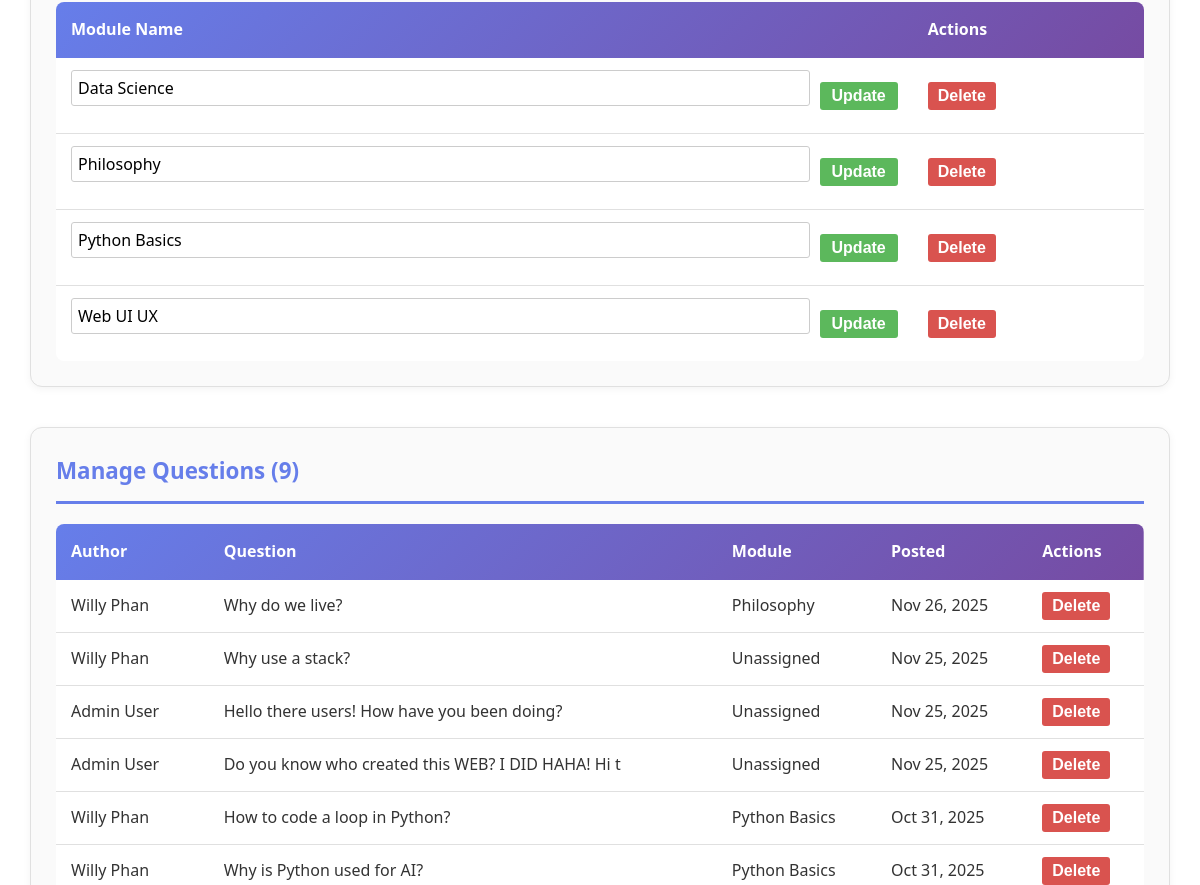
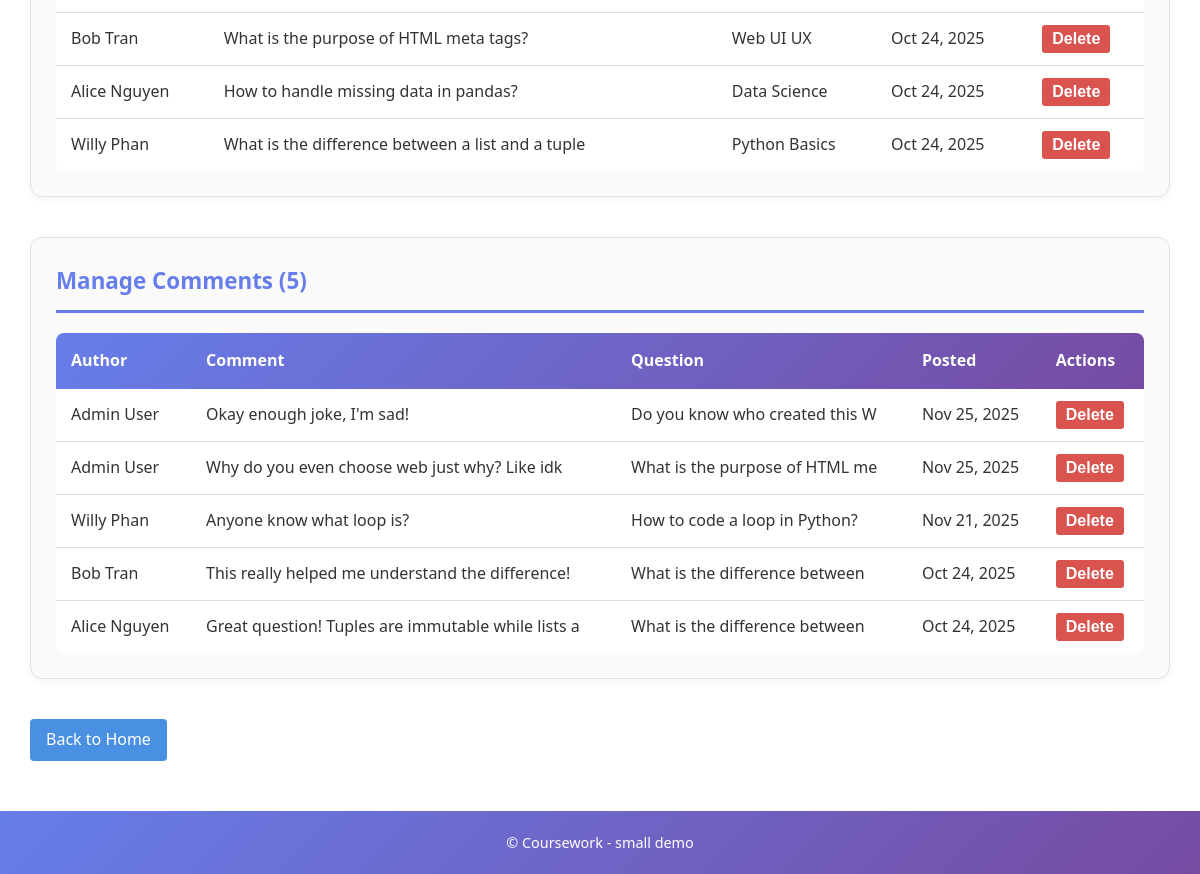
Before: /admin/admin_panel.php (signed in, lower part) with the older database file (2 pictures, top to bottom).
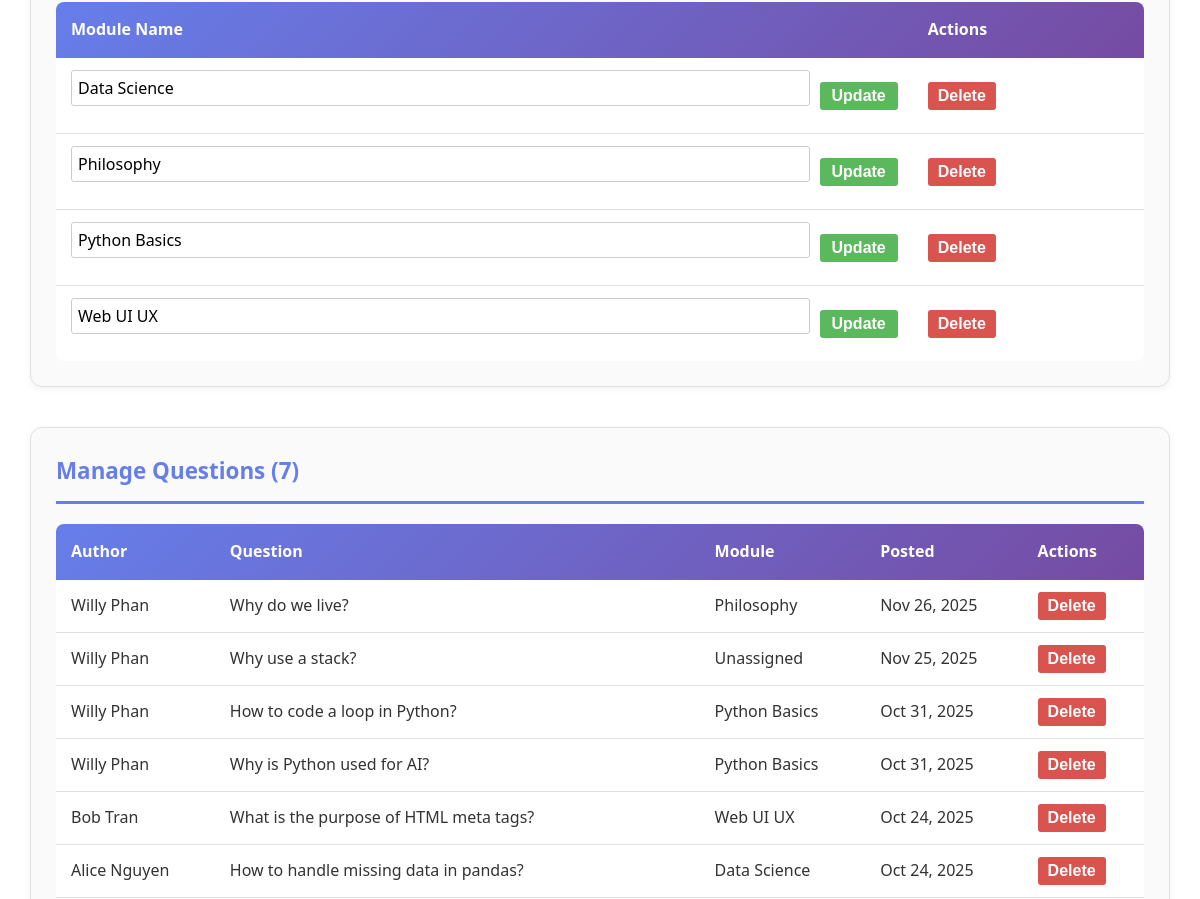
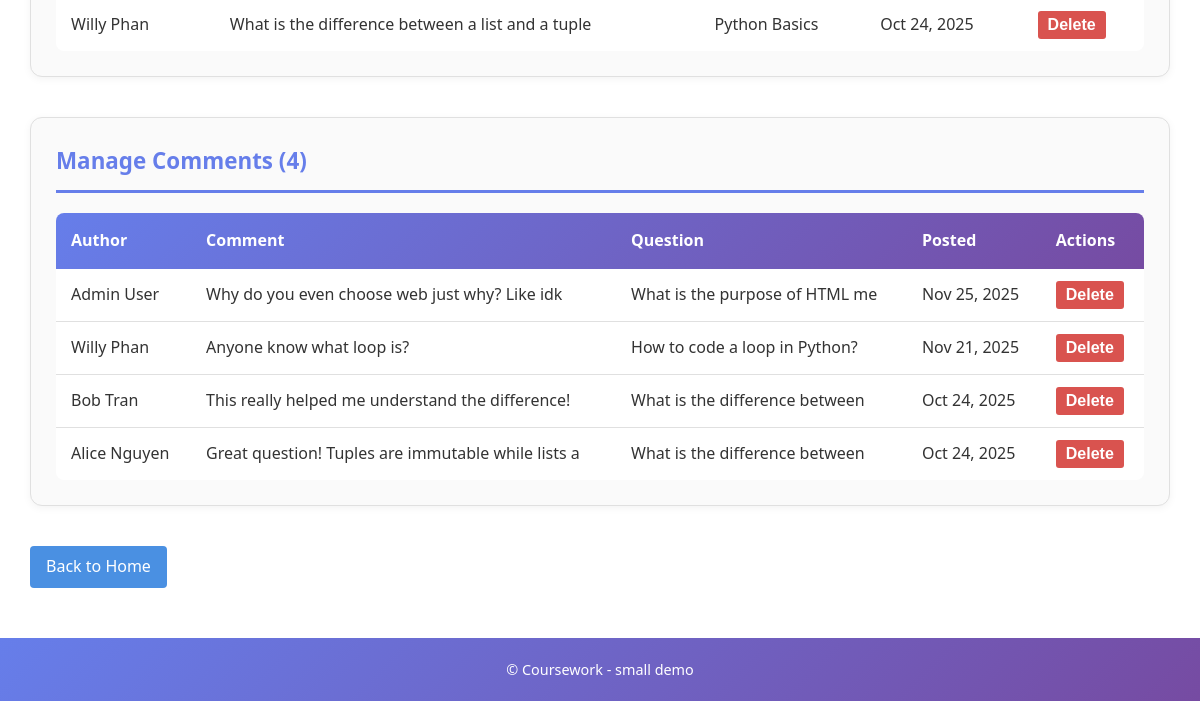
After: the same page with the newer database file (2 pictures, top to bottom).
### tables this page shows
CREATE TABLE `module` (
  `id` int(11) NOT NULL,
  `name` varchar(100) NOT NULL
);

CREATE TABLE `question` (
  `id` int(11) NOT NULL,
  `text` text NOT NULL,
  `date` datetime NOT NULL,
  `userid` int(11) DEFAULT NULL,
  `moduleid` int(11) DEFAULT NULL,
  `img` varchar(255) DEFAULT NULL
);

CREATE TABLE `user` (
  `id` int(11) NOT NULL,
  `username` varchar(100) NOT NULL,
  `name` varchar(100) NOT NULL,
  `email` varchar(100) NOT NULL,
  `password` varchar(255) NOT NULL,
  `role` enum('user','admin') NOT NULL DEFAULT 'user',
  `avatar` varchar(255) DEFAULT NULL,
  `created_at` datetime NOT NULL DEFAULT current_timestamp()
);

CREATE TABLE `comment` (
  `id` int(11) NOT NULL,
  `text` text NOT NULL,
  `date` datetime NOT NULL DEFAULT current_timestamp(),
  `userid` int(11) NOT NULL,
  `questionid` int(11) NOT NULL
);

### admin/admin_panel.php (called while the page is built, shortened)
<?php
require __DIR__ . '/../includes/DatabaseConnection.php';
require __DIR__ . '/../includes/DataBaseFunctions.php';
$allModules = allModules($pdo);
$allQuestions = allQuestions($pdo);
$allComments = getAllComments($pdo);
include __DIR__ . '/../templates/admin_panel.php';
include __DIR__ . '/../templates/layout.php';
?>

### includes/DataBaseFunctions.php (called while the page is built, shortened)
<?php
function query($pdo, $sql, $params = []) {
    $stmt = $pdo->prepare($sql);
    $stmt->execute($params);
    return $stmt;
}
function allQuestions($pdo) {
    $sql = "SELECT q.id, q.text AS questiontext, q.date, q.img, q.userid, q.moduleid,
                   m.name AS modulename, u.name AS name, u.username AS username, u.avatar
            FROM question q
            LEFT JOIN module m ON q.moduleid = m.id
            LEFT JOIN `user` u ON q.userid = u.id
            ORDER BY q.date DESC";
    return query($pdo, $sql)->fetchAll();
}
function getAllComments($pdo) {
    $sql = "SELECT c.id, c.text, c.date, c.userid, c.questionid, u.username, u.name, q.text AS questiontext
            FROM comment c
            LEFT JOIN `user` u ON c.userid = u.id
            LEFT JOIN question q ON c.questionid = q.id
            ORDER BY c.date DESC";
    return query($pdo, $sql)->fetchAll();
}
function allModules($pdo) {
    return query($pdo, 'SELECT id, name FROM module ORDER BY name')->fetchAll();
}
?>

### templates/admin_panel.php (the view, shortened to what the changed rows need)
<div class="admin-panel">
    <div class="admin-section" id="modules">
        <div class="table-responsive">
            <table class="admin-table">
                <thead>
                    <tr>
                        <th>Module Name</th>
                        <th>Actions</th>
                    </tr>
                </thead>
                <tbody>
                    <?php foreach ($allModules as $m): ?>
                        <tr>
                            <td>
                                <form action="" method="post" style="display:flex; gap:10px; align-items:center; margin:0;">
                                    <input type="text" name="module_name" value="<?=htmlspecialchars($m['name'])?>"
                                           required maxlength="100"
                                           style="flex:1; padding:6px; border:1px solid #ccc; border-radius:3px;">
                                    <button type="submit" style="padding:5px 12px; background:#5cb85c; color:white; border:none; border-radius:3px; cursor:pointer;">
                                        Update
                                    </button>
                                </form>
                            </td>
                            <td>
                                <form action="" method="post" style="display:inline;">
                                    <input type="submit" value="Delete" onclick="return confirm('Delete this module? Questions assigned to it will become unassigned.');" style="background:#d9534f; color:white; border:none; padding:5px 10px; border-radius:3px; cursor:pointer;">
                                </form>
                            </td>
                        </tr>
                    <?php endforeach; ?>
                </tbody>
            </table>
        </div>
    </div>
    <div class="admin-section" id="questions">
        <h3>Manage Questions (<?=count($allQuestions)?>)</h3>
        <div class="table-responsive">
            <table class="admin-table">
                <thead>
                    <tr>
                        <th>Author</th>
                        <th>Question</th>
                        <th>Module</th>
                        <th>Posted</th>
                        <th>Actions</th>
                    </tr>
                </thead>
                <tbody>
                    <?php foreach ($allQuestions as $q): ?>
                        <tr>
                            <td><?=htmlspecialchars($q['name'] ?? 'Unknown')?></td>
                            <td><?=htmlspecialchars(substr($q['questiontext'], 0, 50))?></td>
                            <td><?=htmlspecialchars($q['modulename'] ?? 'Unassigned')?></td>
                            <td><?=htmlspecialchars(date('M d, Y', strtotime($q['date'])))?></td>
                            <td>
                                <form action="" method="post" style="display:inline;">
                                    <input type="submit" value="Delete" onclick="return confirm('Delete this question and its comments?');" style="background:#d9534f; color:white; border:none; padding:5px 10px; border-radius:3px; cursor:pointer;">
                                </form>
                            </td>
                        </tr>
                    <?php endforeach; ?>
                </tbody>
            </table>
        </div>
    </div>
    <div class="admin-section" id="comments">
        <h3>Manage Comments (<?=count($allComments)?>)</h3>
        <div class="table-responsive">
            <table class="admin-table">
                <thead>
                    <tr>
                        <th>Author</th>
                        <th>Comment</th>
                        <th>Question</th>
                        <th>Posted</th>
                        <th>Actions</th>
                    </tr>
                </thead>
                <tbody>
                    <?php foreach ($allComments as $c): ?>
                        <tr>
                            <td><?=htmlspecialchars($c['name'] ?? 'Unknown')?></td>
                            <td><?=htmlspecialchars(substr($c['text'], 0, 50))?></td>
                            <td><?=htmlspecialchars(substr($c['questiontext'] ?? '', 0, 30))?></td>
                            <td><?=htmlspecialchars(date('M d, Y', strtotime($c['date'])))?></td>
                            <td>
                                <form action="" method="post" style="display:inline;">
                                    <input type="submit" value="Delete" onclick="return confirm('Delete this comment?');" style="background:#d9534f; color:white; border:none; padding:5px 10px; border-radius:3px; cursor:pointer;">
                                </form>
                            </td>
                        </tr>
                    <?php endforeach; ?>
                </tbody>
            </table>
        </div>
    </div>
</div>

Changed rows visible on the page:
removed question: userid.name "Admin User", text "Hello there users! How have you been doing?", modulename "Unassigned", date "Nov 25, 2025"
removed question: userid.name "Admin User", text "Do you know who created this WEB? I DID HAHA! Hi t", modulename "Unassigned", date "Nov 25, 2025"
removed comment: userid.name "Admin User", text "Okay enough joke, I'm sad!", questionid.text "Do you know who created this W", date "Nov 25, 2025"
Other visible differences:
count($allQuestions): "9" → "7"
count($allComments): "5" → "4"
